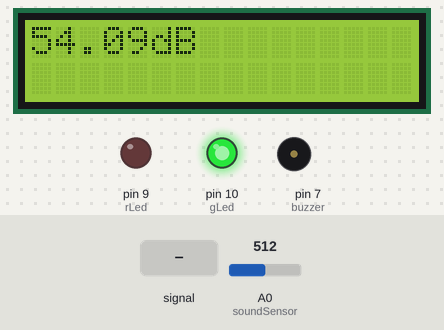
Simulated run of this sketch. Board: Arduino Uno, built with avr-gcc and run on an emulated ATmega328P. Parts: 16×2 character LCD, output pins drawn as LEDs (lit = HIGH), buzzer (waves = sounding, pin HIGH). Dashed ring = blinking. Inputs (shaded band) come from the test bench; at power-on: A0 (soundSensor) = 512. What the sketch prints to the serial monitor is not drawn.

Above: at 1.2 s.
1.3 s: A0 (soundSensor) set to 29
At 1.8 s:
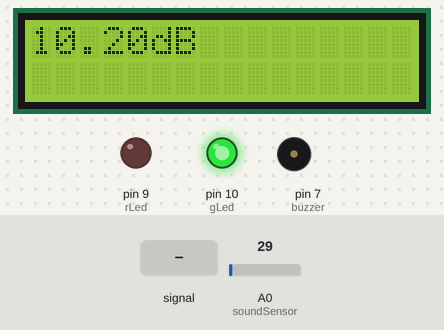
2.8 s: A0 (soundSensor) set to 23
At 3.7 s:
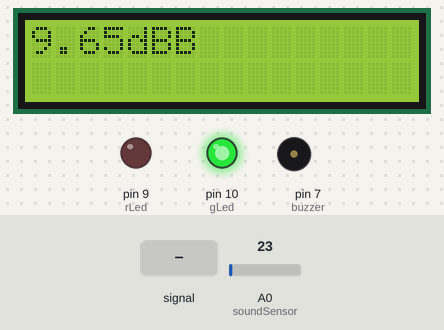
4.3 s: A0 (soundSensor) set to 623
At 5.3 s:
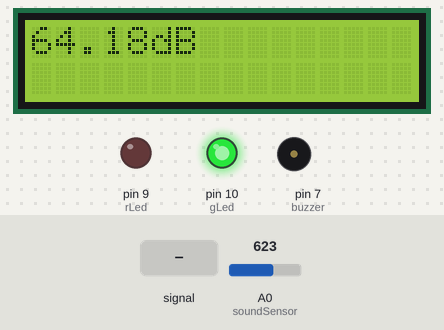
5.8 s: A0 (soundSensor) set to 647
At 6.6 s:
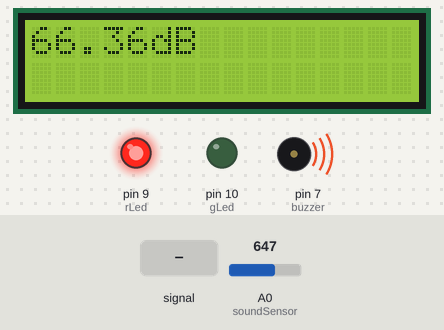
7.3 s: A0 (soundSensor) fed a 200 Hz sine of ±81 counts around its level
At 7.5 s:
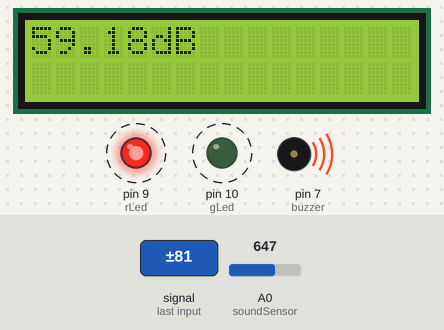
8.8 s: A0 (soundSensor) fed a 1000 Hz sine of ±255 counts around its level
At 8.95 s:
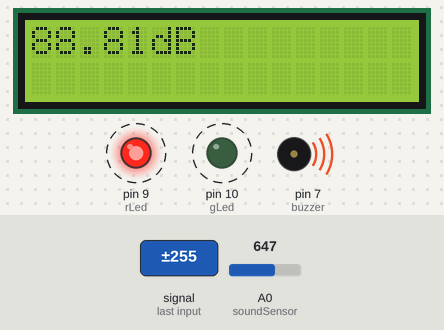
Timing chart, 0 to 11.3 s (numbered marks = the images above; inputs shaded):
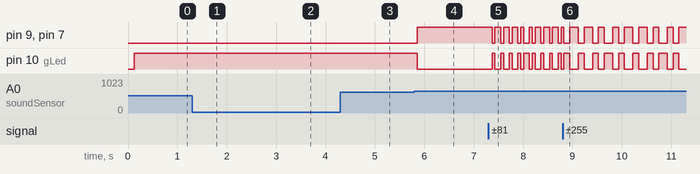

The sketch:

noise_detector.ino
```cpp
#include <Wire.h>
#include <LiquidCrystal_I2C.h>
LiquidCrystal_I2C lcd(0x27, 16, 2); // I2C LCD를 사용하기 위한 준비

const int soundSensor = A0;
const int rLed = 9;
const int gLed = 10;
const int buzzer = 7; // 센서와 모튤의 핀번호 설정

float sensorValue; // 소리 센서가 입력한 아날로그 형태 값 저장하는 변수
float dB; // 소리 센서가 입력한 아날로그 형태 값을 데시벨로 변환한 후 그 데시벨 값  저장하는 변수

void setup()
{
  Serial.begin(9600); // 시리얼 통신 시작

  pinMode(rLed, OUTPUT);
  pinMode(gLed, OUTPUT);
  pinMode(buzzer, OUTPUT); // LED와 부저 출력모드

  lcd.begin(); // I2C LCD 사용 시작
  lcd.backlight(); // 백라이트 켜기

}

void loop()
{
  sensorValue = analogRead(soundSensor); // 소리 센서가 인식한 소리의 크기 입력

  dB = (sensorValue + 83.2073) /11.003; // 소리 센서가 입력한 아날로그 형태 값을 데시벨 값으로 변환시켜주는 함수()

  Serial.println(dB); // 시리얼 모니터에 데시벨 값 출력

  lcd.setCursor(0, 0);
  lcd.print(dB);
  lcd.print("dB"); // I2C LCD화면에 데시벨 값 출력((데시벨 값)dB형태로 출력)

  delay(50); // 50ms(0.05초)만큼 딜레이

  if (dB >= 65) {
    digitalWrite(rLed, HIGH);
    digitalWrite(gLed, LOW); // 일 때 LED 작동

    digitalWrite(buzzer, HIGH); // 일 때 부저 작동
  }

  else {
    digitalWrite(gLed, HIGH);
    digitalWrite(rLed, LOW); // 일 때 LED 작동

    digitalWrite(buzzer, LOW); // 일 때 부저 작동

  }
}
```

Measured:
- the behaviour switches between 27 and 26 on A0 (soundSensor) (found by bisection; images 1 and 2)
- the behaviour switches between 631 and 632 on A0 (soundSensor) (found by bisection; images 3 and 4)
- after the input at 1.3 s, the display: changes after 0.05 s (image 1)
- after the input at 2.8 s, the display: changes at once (image 2)
- after the input at 4.3 s, the display: changes after 0.05 s (image 3)
- after the input at 5.8 s, pin 9 (rLed), pin 7 (buzzer): LOW → HIGH after 0.06 s; pin 10 (gLed): HIGH → LOW after 0.06 s; the display: changes at once (image 4)
- after the input at 7.3 s, pin 9 (rLed), pin 7 (buzzer): alternates HIGH for 0.12 s and LOW for 0.06 s, starting after 0.07 s; pin 10 (gLed): alternates HIGH for 0.06 s and LOW for 0.12 s, starting after 0.07 s; the display: first changes at once (image 5 shows a later state)
- after the input at 8.8 s, pin 9 (rLed), pin 10 (gLed), pin 7 (buzzer): alternates HIGH for 0.12 s and LOW for 0.12 s, starting after 0.32 s
